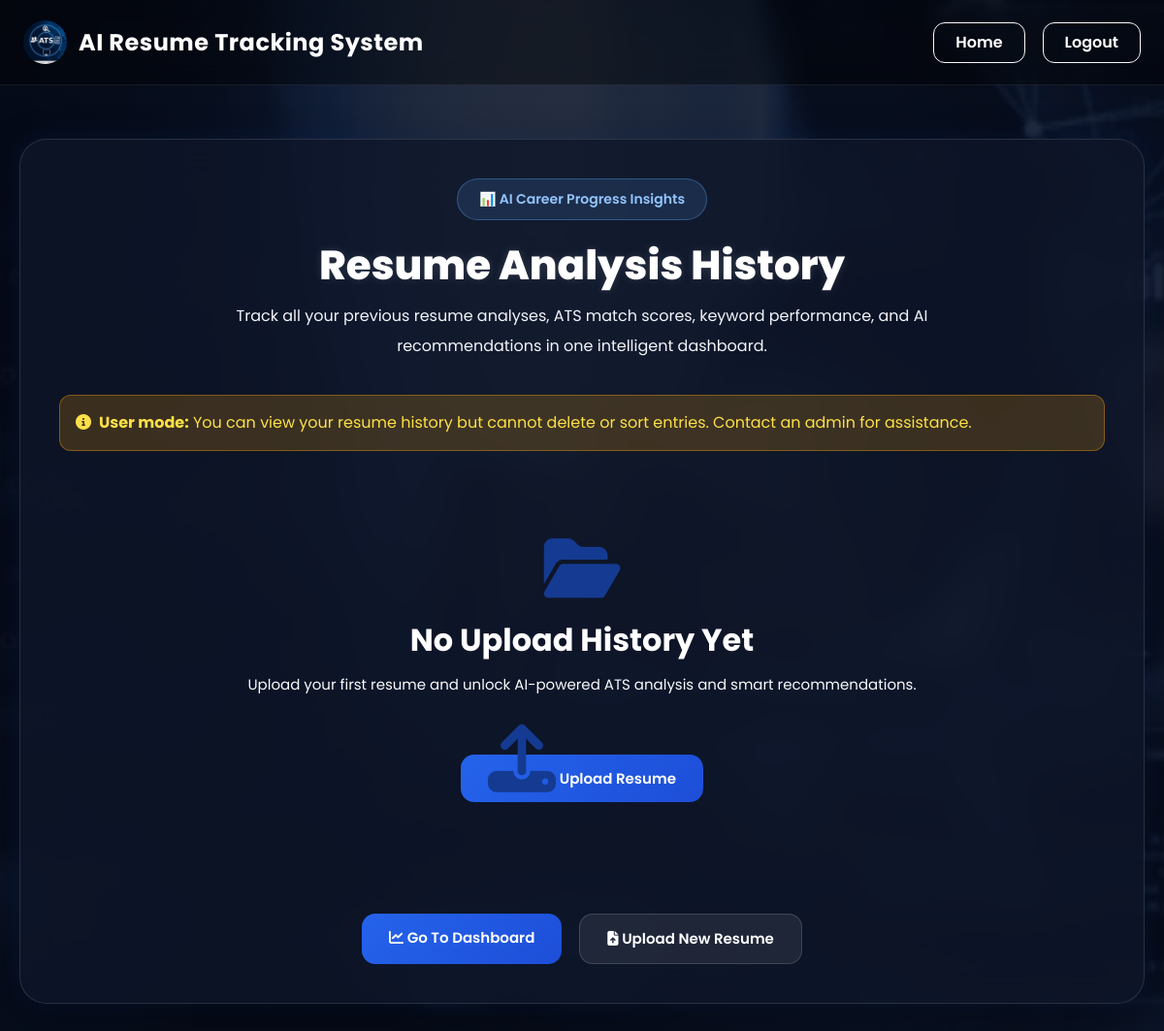
The app's page /history (signed in), older data.
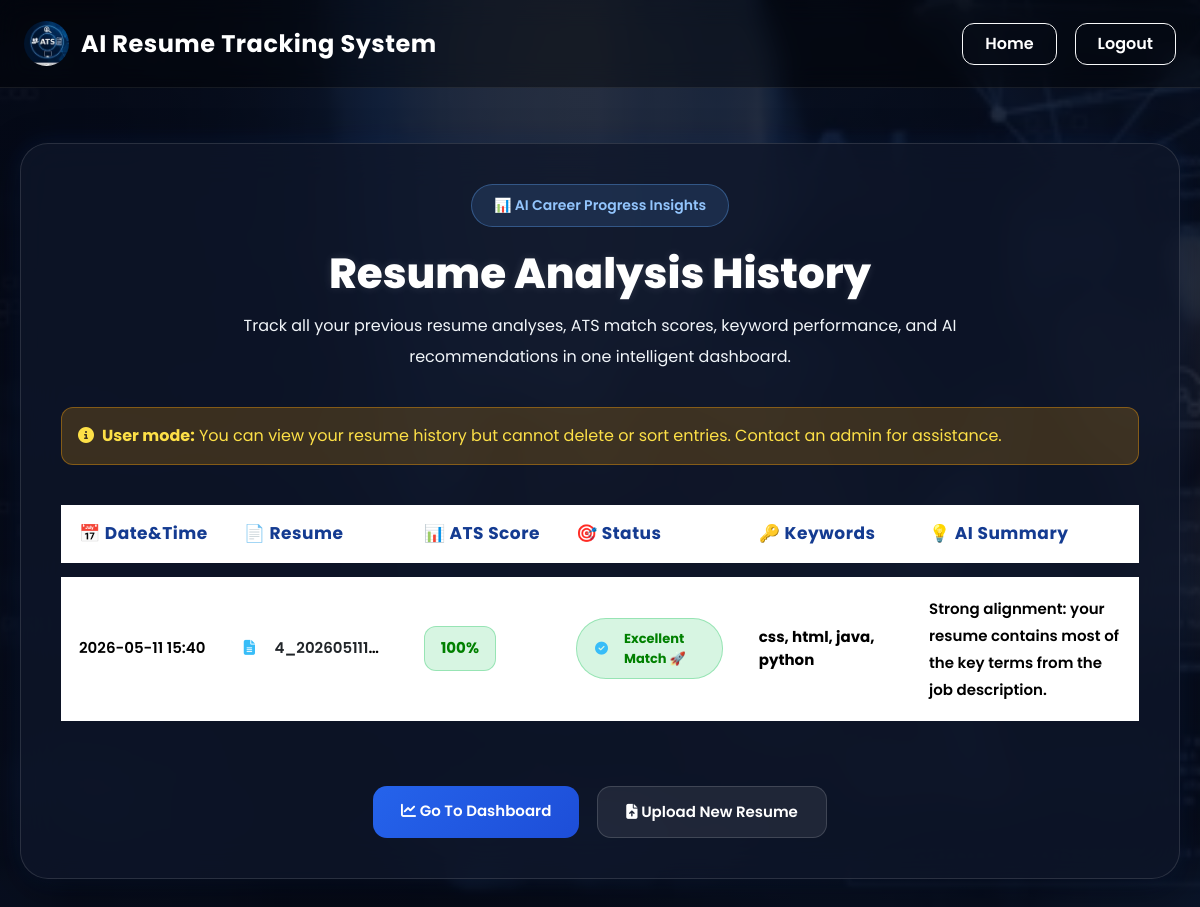
The same page, newer data.
### tables this page shows
CREATE TABLE resumes(
        id INTEGER PRIMARY KEY AUTOINCREMENT,
        user_id INTEGER,
        filename TEXT,
        score INTEGER,
        missing_skills TEXT,
        summary TEXT,
        top_keywords TEXT,
        uploaded_at TEXT
    , ai_tips TEXT);

### app.py (the view)
@app.route("/history")
def history():
    if "user_id" not in session:
        return redirect("/login")
    sort_by = request.args.get("sort", "uploaded_at_desc")
    order_by = {
        "uploaded_at_desc": "resumes.uploaded_at DESC",
        "uploaded_at_asc": "resumes.uploaded_at ASC",
        "score_desc": "resumes.score DESC",
        "score_asc": "resumes.score ASC"
    }.get(sort_by, "resumes.uploaded_at DESC")
    conn = get_db()
    cur = conn.cursor()
    history = cur.execute(
        "SELECT resumes.id, resumes.filename, resumes.score, resumes.summary, resumes.top_keywords, resumes.uploaded_at "
        "FROM resumes "
        "JOIN users ON resumes.user_id = users.id "
        "WHERE users.email = ? "
        f"ORDER BY {order_by}",
        (session["user_email"],)
    ).fetchall()
    conn.close()
    is_admin = session.get("role") == "admin"
    return render_template("history.html", history=history, is_admin=is_admin, sort_by=sort_by)

### app.py (called while the page is built)
def get_db():
    conn = sqlite3.connect("database.db", timeout=10)
    conn.row_factory = sqlite3.Row
    return conn

### templates/history.html (shortened to what this page needs)
<!DOCTYPE html>
<html lang="en">
<head>
<link rel="stylesheet"
href="https://cdn.jsdelivr.net/npm/bootstrap@5.3.2/dist/css/bootstrap.min.css">
<link rel="stylesheet"
href="https://cdnjs.cloudflare.com/ajax/libs/font-awesome/6.4.2/css/all.min.css">
</head>
<body>
<nav class="navbar navbar-expand-lg navbar-dark px-4 py-3">
<a class="navbar-brand" href="/">
<img src="{{ url_for('static', filename='Logo.jpg') }}"
class="logo">
AI Resume Tracking System
</a>
<div class="ms-auto d-flex gap-2">
<a href="/" class="btn btn-outline-light nav-btn">
Home
</a>
<a href="/logout" class="btn btn-outline-light nav-btn">
Logout
</a>
</div>
</nav>
<div class="main-container">
<div class="history-card">
<div class="page-header">
<div class="ai-badge">
📊 AI Career Progress Insights
</div>
<h1>
Resume Analysis History
</h1>
<p>
Track all your previous resume analyses,
ATS match scores,
keyword performance,
and AI recommendations
in one intelligent dashboard.
</p>
</div>
{% if is_admin %}
<div class="alert alert-success mt-4" style="background:rgba(34,197,94,0.2); border:1px solid rgba(34,197,94,0.4); color:#86efac; border-radius:12px;">
<i class="fas fa-shield-alt me-2"></i><strong>Admin mode:</strong> You have full access to delete and manage all user resume data.
</div>
{% else %}
<div class="alert alert-warning mt-4" style="background:rgba(245,158,11,0.2); border:1px solid rgba(245,158,11,0.4); color:#fde047; border-radius:12px;">
<i class="fas fa-info-circle me-2"></i><strong>User mode:</strong> You can view your resume history but cannot delete or sort entries. Contact an admin for assistance.
</div>
{% endif %}
{% if history %}
<div class="table-wrapper">
<table class="table history-table">
<thead>
<tr>
<th>📅 Date&Time</th>
<th>📄 Resume</th>
<th>📊 ATS Score</th>
<th>🎯 Status</th>
<th>🔑 Keywords</th>
<th>💡 AI Summary</th>
</tr>
</thead>
<tbody>
{% for item in history %}
{% set score = item['score'] %}
{% if score >= 80 %}
{% set badge = 'badge-success' %}
{% set status = 'Excellent Match 🚀' %}
{% elif score >= 50 %}
{% set badge = 'badge-warning' %}
{% set status = 'Good Potential ⚡' %}
{% else %}
{% set badge = 'badge-danger' %}
{% set status = 'Needs Improvement ❌' %}
{% endif %}
<tr>
<td>
{{ item['uploaded_at'][:16].replace('T', ' ') if item['uploaded_at'] else 'N/A' }}
</td>
<td>
<i class="fa-solid fa-file-lines"></i>
<a href="/resume/{{ item['id'] }}" class="text-dark text-decoration-none" target="_blank" style="margin-left:8px; font-weight:600; color:#000000;">
  {{ item['filename'] }}
</a>
</td>
<td>
<span class="score-box {{ badge }}">
{{ score }}%
</span>
</td>
<td>
<span class="result-pill {{ badge }}">
{% if score >= 80 %}
<i class="fa-solid fa-circle-check"></i>
{% elif score >= 50 %}
<i class="fa-solid fa-bolt"></i>
{% else %}
<i class="fa-solid fa-circle-exclamation"></i>
{% endif %}
{{ status }}
</span>
</td>
<td>
{{ item['top_keywords'] or 'N/A' }}
</td>
<td class="summary-text">
{{ item['summary'] or 'No AI summary available.' }}
</td>
</tr>
{% endfor %}
</tbody>
</table>
</div>
{% else %}
<div class="empty-state">
<i class="fa-solid fa-folder-open"></i>
<h3>
No Upload History Yet
</h3>
<p>
Upload your first resume and unlock
AI-powered ATS analysis and smart recommendations.
</p>
<a href="/upload" class="btn-custom">
<i class="fa-solid fa-upload"></i>
Upload Resume
</a>
</div>
{% endif %}
<div class="action-buttons">
<a href="/dashboard" class="btn-custom">
<i class="fa-solid fa-chart-line"></i>
Go To Dashboard
</a>
<a href="/upload" class="btn-secondary-custom">
<i class="fa-solid fa-file-arrow-up"></i>
Upload New Resume
</a>
</div>
</div>
</div>
</body>
</html>

Row changes from the older to the newer data that the page shows:
added resumes: uploaded_at "2026-05-11 15:40", filename "4_202605111…", score "100", status "Excellent Match 🚀", top_keywords "css, html, java, python", summary "Strong alignment: your resume contains most of the key terms from the job description."
Text that changed along with them:
text no longer shown: "No Upload History Yet Upload your first resume and unlock AI-powered ATS analysis and smart recommendations. Upload Resume"
text now shown: "📅 Date&Time 📄 Resume 📊 ATS Score 🎯 Status 🔑 Keywords 💡 AI Summary"
